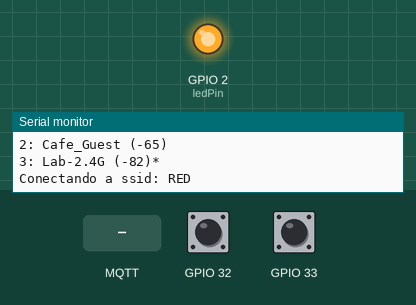
Simulated run of this sketch. Board: ESP32. On the bench: output pins drawn as LEDs (lit = HIGH), the last lines printed to the serial monitor. Inputs (shaded band) come from the test bench; at power-on: GPIO 32 HIGH, GPIO 33 HIGH. WiFi joins after 1.5 s; servers stay silent unless stated; a WiFi scan finds three made-up networks; random numbers use the default seed unless the sketch sets one; no MQTT or app messages arrive unless stated.

Above: at 2.2 s.
At 5.1 s:
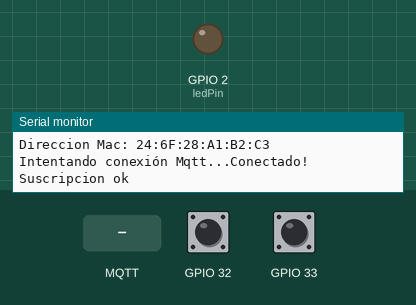
5.2 s: GPIO 32 pulled LOW for 0.15 s
6.8 s: GPIO 33 pulled LOW for 0.15 s
8.4 s: MQTT message "entrada" arrives on the first subscribed topic
9.9 s: MQTT message "1" arrives on the first subscribed topic
11.4 s: MQTT message "on" arrives on the first subscribed topic
Timing chart, 0 to 13.9 s (numbered marks = the images above; inputs shaded):
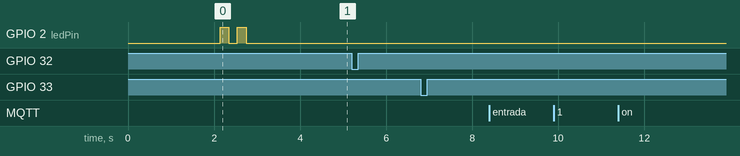

The sketch:

mqtt_ArduinoV4.ino
```cpp
#include <ArduinoJson.h>
// https://arduinojson.org

int count = 0;                            // Conteo total de personas dentro del lugar
String mov = "";                          // Tipo de movimiento actual (entrada/salida)
bool dataFlag = false;                    // Indicador de que ha ocurrido la interrupción
DynamicJsonDocument access_control(1024); // Contenedor para el JSON de permisos (Necesario para que funcione MIS_WIFI.h)
char* rfid_code = "12345678";             // Código rfdi actual
char* lab = "422";                        // Identificador del laboratorio

#define ledPin 2 // Led indicador
#include "MIS_WIFI.h"

/* Manejo de interrupciones externas ESP32
   Todos los pines GPIO pueden ser configurados para interrupciones
   https://lastminuteengineers.com/handling-esp32-gpio-interrupts-tutorial/
*/

struct Button {
  const uint8_t PIN;
  int numberKeyPresses;
  bool pressed;
};

Button entrada = {32, 0, false};
Button salida = {33,0, false};

//variables to keep track of the timing of recent interrupts
unsigned long button_time_in = 0;
unsigned long last_button_time_in = 0;

void IRAM_ATTR isr1() {
  button_time_in = millis();
  if (button_time_in - last_button_time_in > 300)
  {
    Serial.println("\nInt. Entrada");
    /////////
    mov = "entrada";
    /////////
    dataFlag = true;
    last_button_time_in = button_time_in;
  }
}

//variables to keep track of the timing of recent interrupts
unsigned long button_time_out = 0;
unsigned long last_button_time_out = 0;

void IRAM_ATTR isr2() {
  button_time_out = millis();
  if (button_time_out - last_button_time_out > 300)
  {
    Serial.println("\nInt. Salida");
    dataFlag = true;
    /////////
    mov = "salida";
    /////////
    last_button_time_out = button_time_out;
  }
}

void setup() {
  Serial.begin(115200);

  pinMode(ledPin, OUTPUT);

  pinMode(entrada.PIN, INPUT_PULLUP);
  pinMode(salida.PIN, INPUT_PULLUP);

  /* Funcion para generar interrupciones
   *  attachInterrupt(digitalPinToInterrupt(interruptPin, functiontocall, MODE)
   */
  attachInterrupt(digitalPinToInterrupt(entrada.PIN), isr1, FALLING);
  attachInterrupt(digitalPinToInterrupt(salida.PIN), isr2, FALLING);

  scan_networks();

  setup_wifi();

  setup_mqtt();

  reconnect();
}

void loop() {

  if (dataFlag){
    Serial.print("\n Solicitud de acceso para " + String(rfid_code));
    if (!client.connected()) {
      reconnect();
    }
    if (client.connected()){
      if (rfid_access(rfid_code, access_control)){
        Serial.println(" -> Permitido");
        if (mov == "entrada"){
          count++;
        }
        else{
          if (count>0) count--;
        }
        sendData(rfid_code, lab, count, mov);
      }
      else{
        Serial.println(" -> Denegado");
      }
      dataFlag = false;
    }
  }
  client.loop();
}

bool rfid_access(char* rfid_code, DynamicJsonDocument access_control){
  const char* stat = access_control[rfid_code];
  if (stat) {
    //Serial.println(stat);
    return true;
  }
  return false;
}
```

MIS_WIFI.h
```cpp
#include <WiFi.h>
#include <PubSubClient.h>

//**************************************
//*********** MQTT CONFIG **************
//**************************************
const char *mqtt_server = "192.168.188.38";//"192.168.1.102";
const int mqtt_port = 1883;
const char *mqtt_user = "user";
const char *mqtt_pass = "pass";

/*
 * Modificar la variable root_topic_publish
 * con la siguiente forma
 * /salón
 */
const char *root_topic_subscribe = "/lab317p";
const char *root_topic_publish = "/lab317";

/*
 * Escaneo de redes:
 * Cuando se reinicia la ESP se hace un escaneo de las redes disponibles y se muestran
 * por el monitor serial, junto con la potencia de la señal de cada una.
 *
 * Led de estado
 * Mientras se esté conectando a una red wifi, el led de la ESP32
 * parpadea 2 veces.
 * Si falló la conexión a mqtt el led parpadea 3 veces.
 * Cada que se envía un dato el led parpadea una vez.
 *
 * Reconexión
 * La conexión a wifi se comprueba cada que se intenta enviar un dato por mqtt
 * si se pierde la conexión wifi, se intenta reconectar.
 * Después de 10 segundos si la esp no se pudo conectar se reinicia automáticamente.
 */

//**************************************
//*********** WIFICONFIG ***************
//**************************************
const char* ssid = "RED";//"LAPTOP-97AOTULK 4738";//"TP-LINK_5063C7";
const char* password = "12345678";//"09h;503S";//"025063C7";

//**************************************
//*********** GLOBALES   ***************
//**************************************
WiFiClient espClient;
PubSubClient client(espClient);
char msg[100];

//****************************
//***    FUNCIONES         ***
//****************************
void blink_led(unsigned int times, unsigned int duration);
void setup_wifi();
void scan_networks();
void setup_mqtt();
void sendData(char* rfid_code, char* lab, int count);
void reconnect();
void callback(char* topic, byte* payload, unsigned int length);

void blink_led(unsigned int times, unsigned int duration){
  for (int i = 0; i < times; i++) {
    digitalWrite(ledPin, HIGH);
    delay(duration);
    digitalWrite(ledPin, LOW);
    delay(200);
  }
}

//*****************************
//***    CONEXION WIFI      ***
//*****************************
void setup_wifi(){
  delay(10);
  // Nos conectamos a nuestra red Wifi
  Serial.print("Conectando a ssid: ");
  Serial.println(ssid);

  WiFi.begin(ssid, password);

  int c=0;
  while (WiFi.status() != WL_CONNECTED) {
    blink_led(2,200); //blink LED twice (for 200ms ON time) to indicate that wifi not connected
    delay(1000);
    Serial.print(".");
    c++;
    if (c>10) {
      Serial.println("\n Se ha alcanzado el máximo número de intentos. Reiniciando ESP \n");
      ESP.restart();
    }
  }

  Serial.println("");
  Serial.println("Conectado a red WiFi!");
  Serial.print("Dirección IP: ");
  Serial.println(WiFi.localIP());
  Serial.print("Direccion Mac: ");
  Serial.println(WiFi.macAddress());
}

void scan_networks(){
  // Set WiFi to station mode and disconnect from an AP if it was previously connected
  WiFi.mode(WIFI_STA);
  WiFi.disconnect();
  delay(100);

  Serial.println("\nIniciando escaneo de redes");

  // WiFi.scanNetworks will return the number of networks found
  int n = WiFi.scanNetworks();
  Serial.println("Escaneo completo");
  if (n == 0) {
      Serial.println("No se encontraron redes.");
  } else {
    Serial.print(n);
    Serial.println(" Redes encontradas");
    for (int i = 0; i < n; ++i) {
      // Print SSID and RSSI (Received Signal Strength Indicator) for each network found
      Serial.print(i + 1);
      Serial.print(": ");
      Serial.print(WiFi.SSID(i));
      Serial.print(" (");
      Serial.print(WiFi.RSSI(i));
      Serial.print(")");
      Serial.println((WiFi.encryptionType(i) == WIFI_AUTH_OPEN)?" ":"*");
      delay(10);
    }
  }
  Serial.println("");
}

//*****************************
//***    CONEXION MQTT      ***
//*****************************

void setup_mqtt(){
  client.setServer(mqtt_server, mqtt_port);
  client.setCallback(callback);
}

void sendData(char* rfid_code, char* lab, int count, String mov){
  String str = "{ \"lab\": \"" + String(lab) + "\", \"rfid\": \"" + String(rfid_code) + "\", \"mov\": \"" + mov + "\", \"count\": " + String(count) + "}";
  str.toCharArray(msg,100);
  client.publish(root_topic_publish,msg);
  blink_led(1, 100);
  Serial.print("\n Enviando: "); Serial.print(str);
}

void reconnect() {

  while (!client.connected()) {
     //first check if connected to wifi
    if(WiFi.status() != WL_CONNECTED){
      //if not connected, then first connect to wifi
      setup_wifi();
    }

    Serial.print("Intentando conexión Mqtt...");
    // Creamos un cliente ID
    String clientId = "Protocolos_av_";
    clientId += String(random(0xffff), HEX);
    // Intentamos conectar
    if (client.connect(clientId.c_str(),mqtt_user,mqtt_pass)) {
      Serial.println("Conectado!");
      // Nos suscribimos
      if(client.subscribe(root_topic_subscribe)){
        Serial.println("Suscripcion ok");
      }else{
        Serial.println("fallo Suscripciión");
      }
    } else {
      Serial.print("falló :( con error -> ");
      Serial.print(client.state());
      Serial.println(" Intentamos de nuevo en 2 segundos");
      blink_led(3,200); //blink LED three times (200ms on duration) to show that MQTT server connection attempt failed
      delay(2000);
    }
  }
}


//*****************************
//***       CALLBACK        ***
//*****************************

void callback(char* topic, byte* payload, unsigned int length){
  String incoming = "";
  Serial.print("Mensaje recibido desde -> ");
  Serial.print(topic);
  Serial.println("");
  for (int i = 0; i < length; i++) {
    incoming += (char)payload[i];
  }
  incoming.trim();
  Serial.println("Mensaje -> " + incoming);
  deserializeJson(access_control, incoming);
}
```
